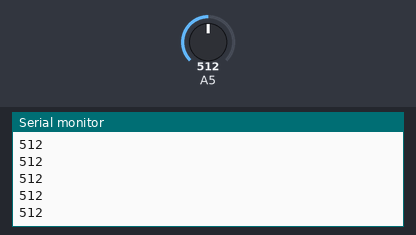
The sketch below on a simulated Arduino Uno, built with avr-gcc and run on an emulated ATmega328P. Parts: the last lines printed to the serial monitor. Inputs (shaded band) come from the test bench; at power-on: A5 = 512.

Above: at 1.2 s.
1.3 s: A5 set to 716
At 1.8 s:
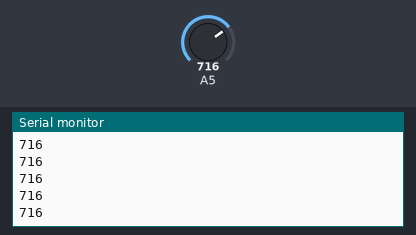
2.8 s: A5 set to 900
At 3.6 s:
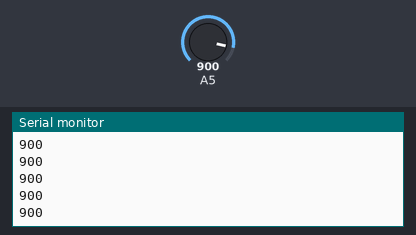
Timing chart, 0 to 5.8 s (numbered marks = the images above; inputs shaded):
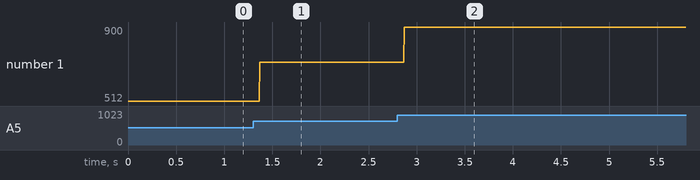

Measured:
- after the input at 1.3 s, the serial monitor: prints a new line after 0.07 s (image 1)
- after the input at 2.8 s, the serial monitor: prints a new line after 0.07 s (image 2)
- plotted number 1: 512 → 716 after the input at 1.3 s, 716 → 900 after the input at 2.8 s

The sketch:

flex_sensor.ino
```cpp
void setup()
{
	Serial.begin(9600);
	pinMode(5, INPUT);
}

void loop()
{
	int val = analogRead(5);
	Serial.println(val);
}
```
